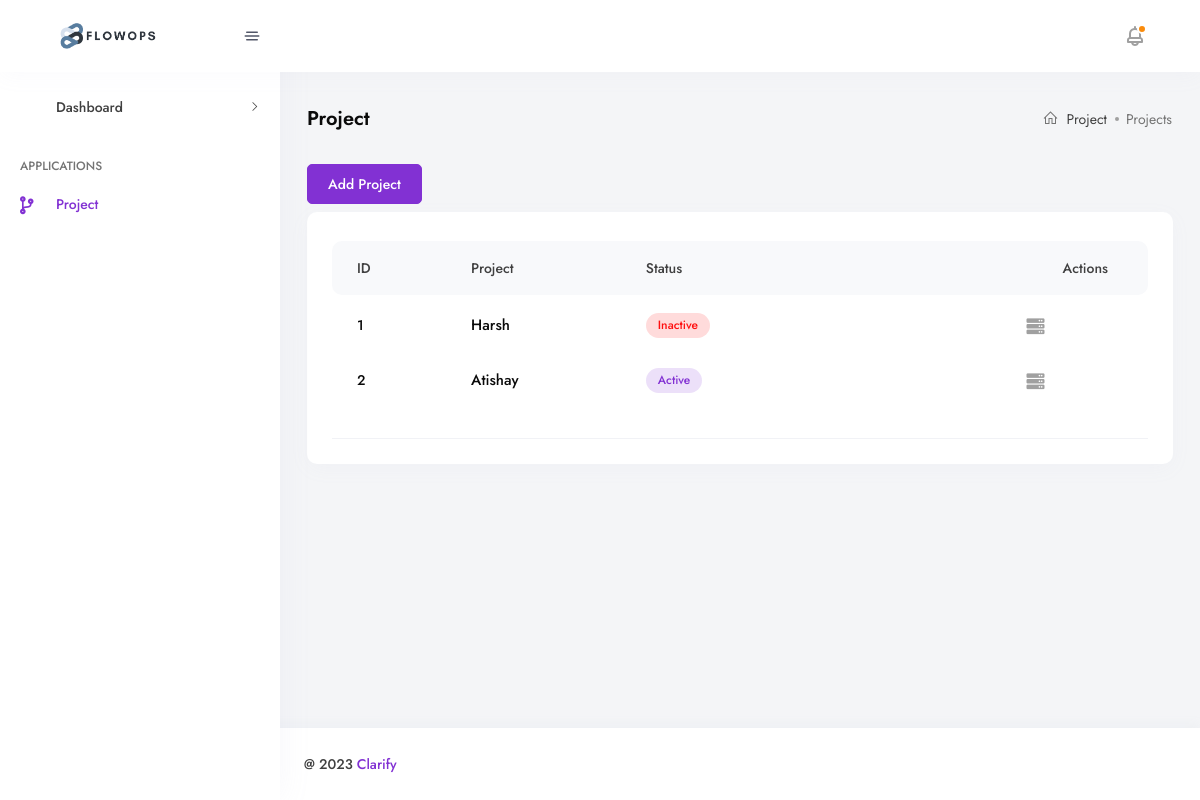
Before: /projects with the older database file.
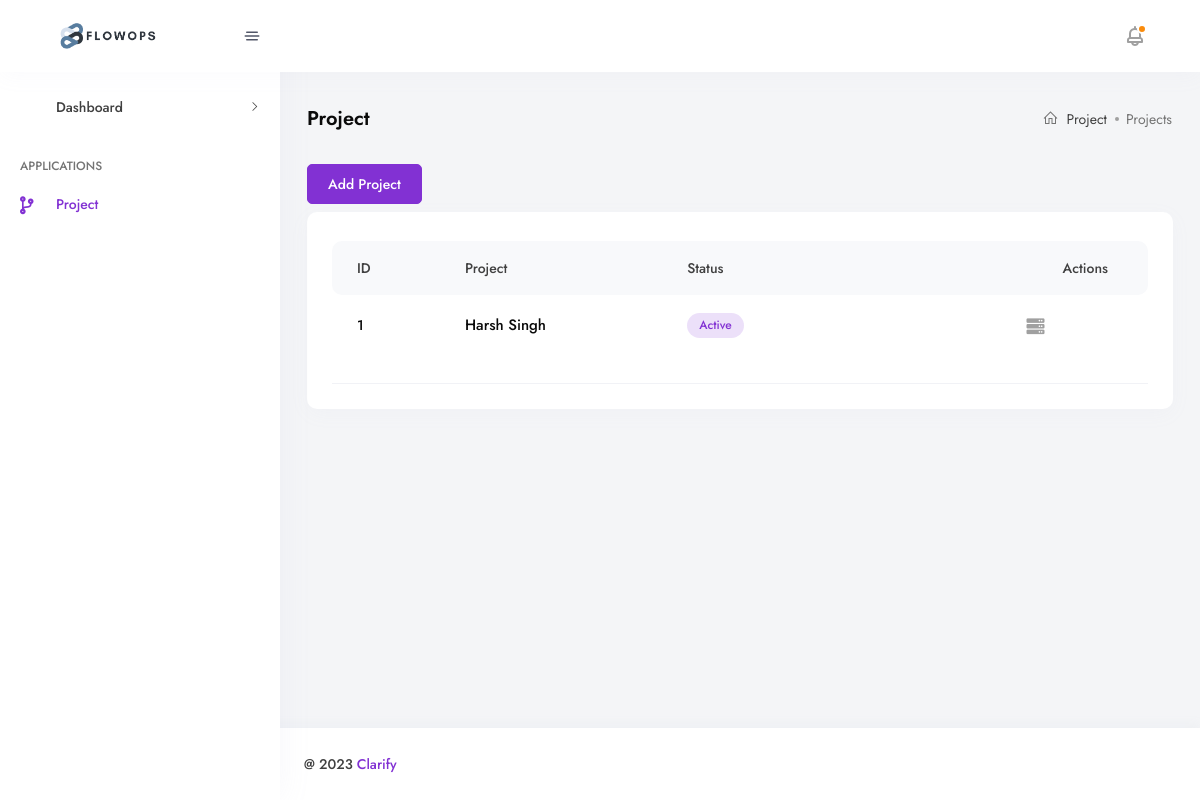
After: the same page with the newer database file.
### project/models.py (models this page shows, shortened)
class Project(models.Model):
    STATUS_CHOICES = (
        ('Complete', 'complete'),
        ('Active', 'active'),
        ('Inactive', 'inactive'),
    )
    project_name = models.CharField(max_length=100)
    status = models.CharField(max_length=20, choices=STATUS_CHOICES, default='Active', null=True, blank=True)
    created_at = models.DateTimeField(auto_now_add=True)
    updated_at = models.DateTimeField(auto_now=True)
    class Meta:
        verbose_name_plural = 'Project'

### project/views.py (the view)
# urls.py: path('projects', views.projectView, name='projects'),
def projectView(request):
    form = ProjectForm()
    data = Project.objects.all()
    context = {"projects": data, "form": form}
    return render(request, 'pages/project/project.html', context)

### templates/pages/project/project.html (shortened to what this page needs)
{% extends 'layout/app.html' %}
{% load static %}
{% load widget_tweaks %}
{% block content %}
    <div class="container-fluid">
        <div class="row">
            <div class="col-lg-12">
                <div class="breadcrumb-main">
                    <h4 class="text-capitalize breadcrumb-title">Project</h4>
                    <div class="breadcrumb-action justify-content-center flex-wrap">
                        <nav aria-label="breadcrumb">
                            <ol class="breadcrumb">
                                <li class="breadcrumb-item"><a href="#"><i
                                        class="las la-home"></i>Project</a></li>
                                <li class="breadcrumb-item active"
                                    aria-current="page">Projects
                                </li>
                            </ol>
                        </nav>
                    </div>
                </div>
            </div>
        </div>
        <div class="row">
            <div class="breadcrumb-main m-0 breadcrumb-main--table justify-content-sm-between ">
                <div class="action-btn">
                    <a href="{% url 'project:projectCreate' %}">
                        <a class="btn btn-primary shadow" data-bs-toggle="modal" href="#addProject" role="button" aria-expanded="false" aria-controls="collapseOne">Add Project</a>
                    </a>
                </div>
            </div>
        </div>
        <div class="row mt-2">
            <div class="col-12 mb-30">
                <div class="support-ticket-system support-ticket-system--search">
                    <div class="userDatatable userDatatable--ticket userDatatable--ticket--2 mt-1">
                        <div class="table-responsive" id="projectList">
                            {% include 'pages/project/partials/table.html' %}
                        </div>
                    </div>
                </div>
            </div>
        </div>
    </div>
{% endblock %}

### templates/layout/app.html (shortened to what this page needs)
<!doctype html>
{% load static %}
<html lang="en">
<head>
    {% if request.session.dir and request.session.dir == 'rtl' %}
        <link  rel="stylesheet" href="{% static 'css/plugin.min.rtl.css' %}">
        <link  rel="stylesheet" href="{% static 'css/style.rtl.css' %}">
    {% else %}
        <link  rel="stylesheet" href="{% static 'css/plugin.min.css' %}">
        <link  rel="stylesheet" href="{% static 'css/style.css' %}">
    {% endif %}
    <link rel="stylesheet" href="https://unicons.iconscout.com/release/v3.0.0/css/line.css">
</head>
<body class="layout-light side-menu">
    <header class="header-top">
        {% include 'partials/_top_nav.html' %}
    </header>
    <main class="main-content">
        <aside class="sidebar-wrapper">
            <div class="sidebar">
                {% include 'partials/_menu.html' %}
            </div>
        </aside>
        <div class="contents">
            {% block content %}
            {% endblock %}
        </div>
        <footer class="footer-wrapper">
            {% include 'partials/_footer.html' %}
        </footer>
    </main>
</body>
</html>

### templates/partials/_top_nav.html (shortened to what this page needs)
{% load i18n %} {% load static %} {% with request.resolver_match.url_name as path_name %}
    <nav class="navbar navbar-light">
        <div class="navbar-left">
            <div class="logo-area">
                <a class="navbar-brand" href="{% url 'project:projects' %}">
                    <img class="dark" src="{% static 'img/flowOps.png' %}" alt="svg"/>
                </a>
                <a href="#" class="sidebar-toggle">
                    <img class="svg" src="{% static 'img/svg/align-center-alt.svg' %}" alt="img"/></a>
            </div>
        </div>
        <div class="navbar-right">
            <ul class="navbar-right__menu">
                <li class="nav-notification">
                    <div class="dropdown-custom">
                        <a href="javascript" class="nav-item-toggle icon-active">
                        </a>
                    </div>
                </li>
                <li class="nav-author">
                </li>
            </ul>
        </div>
    </nav>
{% endwith %}

### templates/partials/_menu.html (shortened to what this page needs)
{% load i18n %}
{% load static %}
{% with request.resolver_match.url_name as path_name %}
    <div class="sidebar__menu-group">
        <ul class="sidebar_nav">
            <li class="has-child {% if '/dashboard/' in request.path %}open{% endif %}">
                <a href="#" class="{% if '/dashboard/' in request.path %}active{% endif %}">
                    <span class="menu-text">Dashboard</span>
                    <span class="toggle-icon"></span>
                </a>
            </li>
            <li class="menu-title mt-30">
                <span>Applications</span>
            </li>
            <li>
                <a href="{% url 'project:projects' %}" class="{% if path_name == 'projects' %}active{% endif %}">
                    <span class="nav-icon fa fa-code-branch"></span>
                    <span class="menu-text">Project</span>
                </a>
            </li>
        </ul>
    </div>
{% endwith %}

### templates/pages/project/partials/table.html (shortened to what this page needs)
<table class="table mb-0 table-borderless">
    <thead>
    <tr class="userDatatable-header">
        <th>
            <span class="userDatatable-title">ID</span>
        </th>
        <th>
            <span class="userDatatable-title">Project</span>
        </th>
        <th>
            <span class="userDatatable-title">Status</span>
        </th>
        <th class="actions">
            <span class="userDatatable-title">Actions</span>
        </th>
    </tr>
    </thead>
    <tbody>
    {% for project in projects %}
        <tr>
            <td>{{ forloop.counter }}</td>
            <td>
                <div class="d-flex">
                    <div class="userDatatable-inline-title">
                        <a href="{% url 'project:project' project.id %}"
                           class="text-dark fw-500">
                            <h6>{{ project.project_name }}</h6>
                        </a>
                    </div>
                </div>
            </td>
            <td>
                <div class="userDatatable-content d-inline-block">
                    {% if project.status == 'Complete' %}
                        <span class="bg-opacity-success  color-success userDatatable-content-status active">Complete</span>
                    {% elif project.status == 'Active' %}
                        <span class="bg-opacity-primary  color-primary userDatatable-content-status active">Active</span>
                    {% else %}
                        <span class="bg-opacity-danger  color-danger userDatatable-content-status active">Inactive</span>
                    {% endif %}
                </div>
            </td>
            <td>
                <ul class="orderDatatable_actions mb-0 d-flex flex-wrap">
                    <li>
                        <a href="{% url 'project:project' project.id %}" class="view">
                            <i class="fa fa-server"></i>
                        </a>
                    </li>
                    <li>
                        <a data-bs-toggle="modal"
                           href="#updateProject" role="button"
                           aria-expanded="false" aria-controls="collapseOne"
                           class="edit"  hx-get="{% url 'project:projectInstance' project.id %}"
                           hx-trigger="click" hx-target="#updateForm">
                        </a>
                    </li>
                    <li>
                        <a href="" hx-delete="{% url 'project:projectDelete' project.pk %}"
                                hx-confirm="Delete Project ?"
                                hx-target="#projectList"
                                class="remove">
                        </a>
                    </li>
                </ul>
            </td>
        </tr>
    {% endfor %}
    </tbody>
</table>

### templates/pages/project/partials/updateForm.html (shortened to what this page needs)
{% load widget_tweaks %}

### templates/partials/_footer.html
<div class="footer-wrapper__inside">
    <div class="container-fluid">
        <div class="row">
            <div class="col-md-6">
                <div class="footer-copyright">
                    <p>@ 2023<a href="#">Clarify</a>
                    </p>
                </div>
            </div>
        </div>
    </div>
</div>

### templates/partials/_scripts.html (shortened to what this page needs)
{% load static %}

Changed rows visible on the page:
removed Project: project_name "Harsh", status "Inactive"
removed Project: project_name "Atishay", status "Active"
added Project: project_name "Harsh Singh", status "Active"
